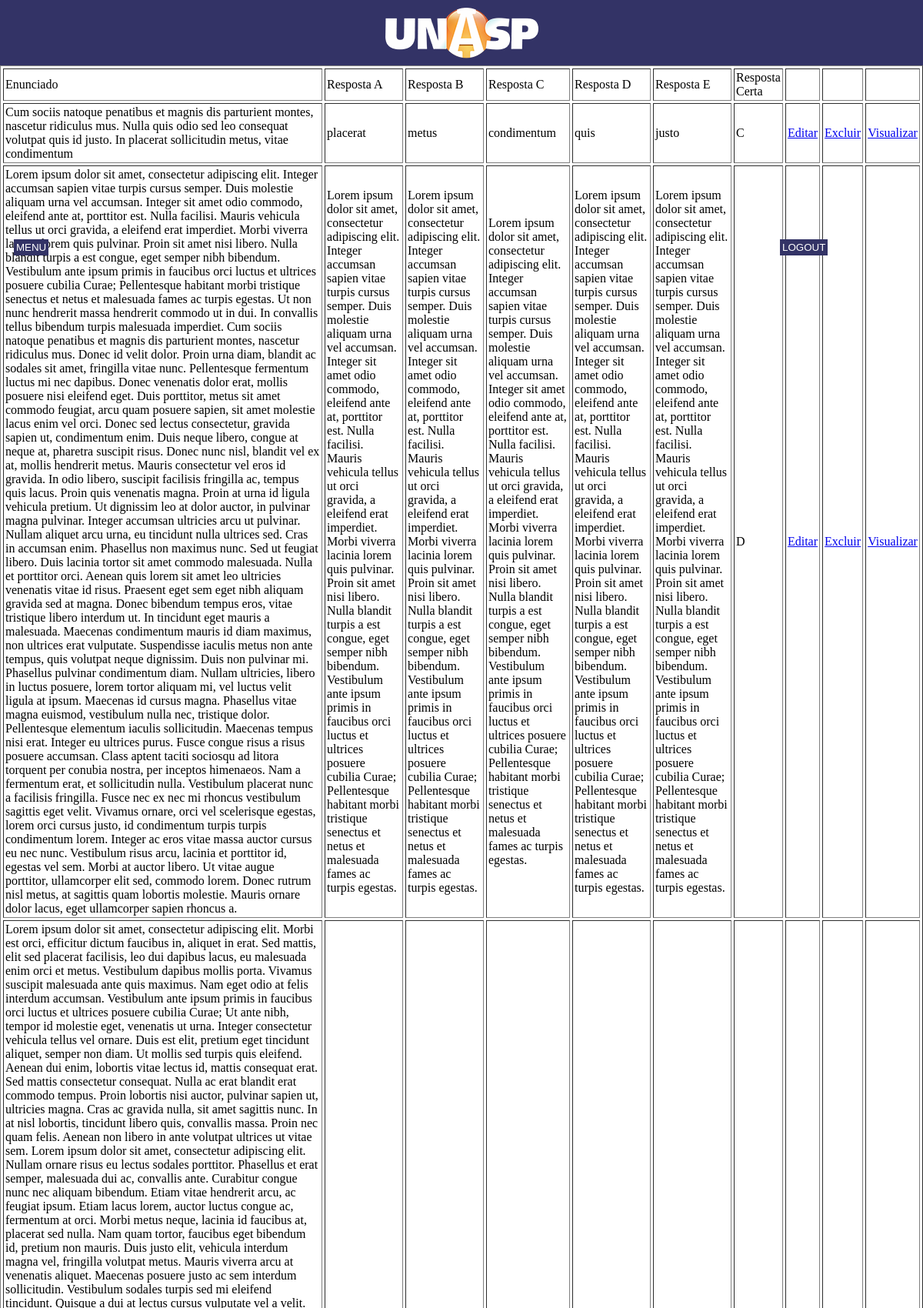
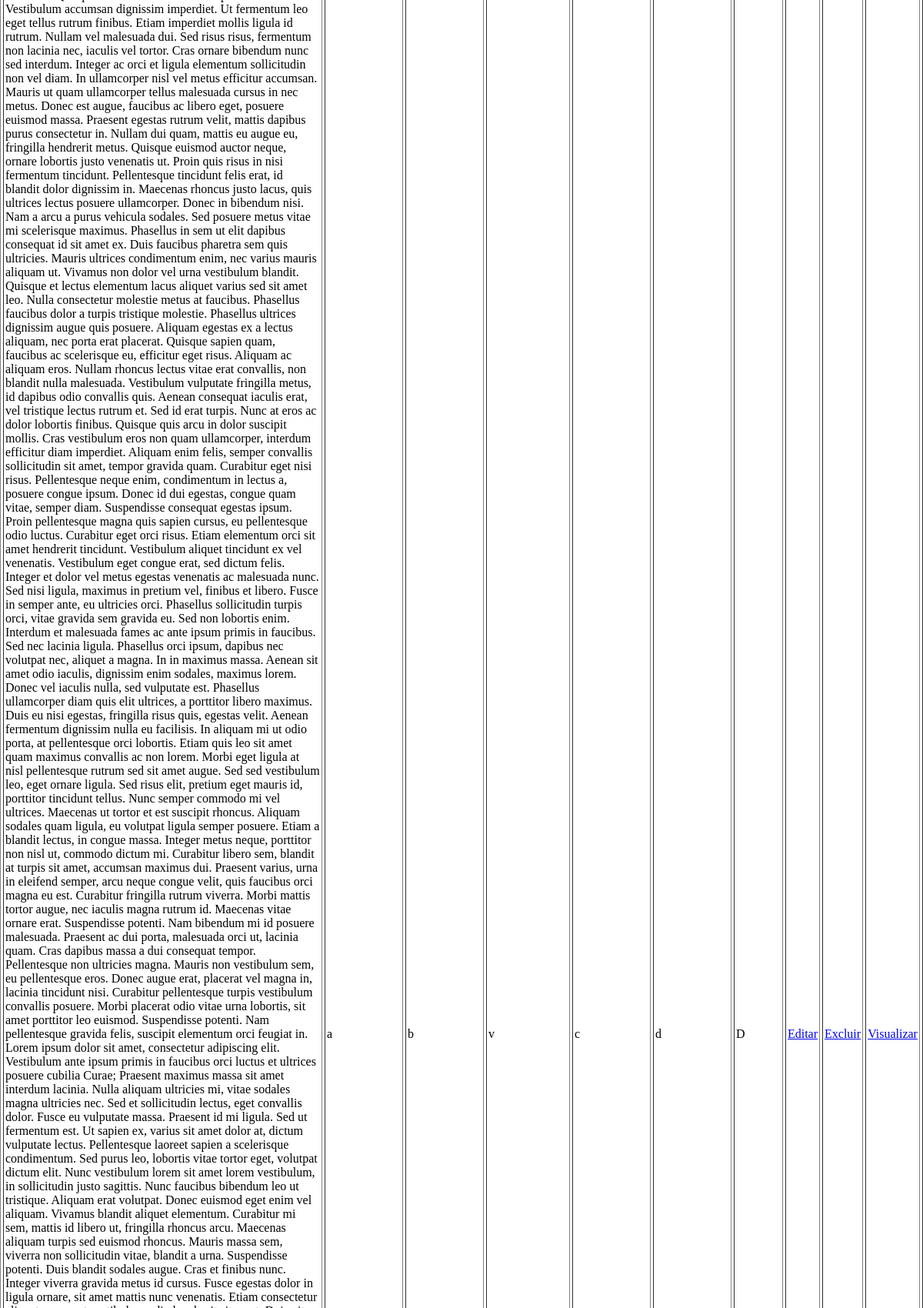
Screenshot of /Professor/listaquestoes.php?id=12 (signed in, upper part) with the database file from the repository (2 pictures, top to bottom).
### tables this page shows
CREATE TABLE `questao` (
  `id` int(11) NOT NULL AUTO_INCREMENT,
  `iddisciplina` int(11) NOT NULL,
  `titulo` mediumtext NOT NULL,
  `imagem` longtext,
  `resposta1` mediumtext NOT NULL,
  `resposta2` mediumtext NOT NULL COMMENT '	',
  `resposta3` mediumtext NOT NULL,
  `resposta4` mediumtext NOT NULL,
  `resposta5` mediumtext NOT NULL,
  `respostacorreta` varchar(1) NOT NULL,
  PRIMARY KEY (`id`),
  KEY `fk_questao_disciplina1_idx` (`iddisciplina`),
  CONSTRAINT `fk_questao_disciplina1` FOREIGN KEY (`iddisciplina`) REFERENCES `disciplina` (`id`) ON DELETE NO ACTION ON UPDATE NO ACTION
);

### classes/class_questao.php (called while the page is built, shortened)
<?php
class questao {
		function selectQuestaoByDisciplina($pdo,$id){
			$conn = $pdo->prepare("SELECT * FROM questao WHERE iddisciplina=:id");
			$conn->bindParam(":id",$id,PDO::PARAM_INT);
			$conn->execute();
			return $conn->fetchAll(PDO::FETCH_ASSOC);
		}
	}
	?>

### Professor/listaquestoes.php (the view, shortened to what this page needs)
<?php
require_once("../model/conexao.php");
require_once("../classes/class_questao.php");
$iddisciplina = $_GET['id'];
$x = new questao();
$retorno = $x->selectQuestaoByDisciplina($PDO,$iddisciplina);
?>
<!DOCTYPE html>
<html>
<head>
    <link rel="stylesheet" href="../assets/css/style.css">
</head>
<body>
 	<div class="container">
    <div class="header">
        <img src="../assets/img/UNASP.png" alt="logo unasp">
    </div>
    <nav id="menu">
            <ul type="disc">
              <li><a href="index.php">MENU</a></li>
            </ul>
            <ul id="logout" type="disc">
              <li><a href="../logout.php">Logout</a></li>
            </ul>
     </nav>
<table border='1' cellspacing='3' cellpadding='2'>
<thead>
	<td>Enunciado</td>
	<td>Resposta A</td>
	<td>Resposta B</td>
	<td>Resposta C</td>
	<td>Resposta D</td>
	<td>Resposta E</td>
	<td>Resposta Certa</td>
	<td></td>
	<td></td>
    <td></td>
</thead>
<?php foreach ($retorno as $key) {   ?>
	<tr>
		<td> <?php echo $key['titulo']; ?></a></td>
		<td> <?php echo $key['resposta1']; ?></td>
		<td> <?php echo $key['resposta2']; ?></td>
		<td> <?php echo $key['resposta3']; ?></td>
		<td> <?php echo $key['resposta4']; ?></td>
		<td> <?php echo $key['resposta5']; ?></td>
		<td> <?php echo $key['respostacorreta']; ?></td>
		<td> <a href="editaquestao.php?iddisciplina=<?php echo $iddisciplina; ?>&id=<?php echo $key['id']; ?>">Editar</a></td>
		<td> <a href="editaquestao.php?iddisciplina=<?php echo $iddisciplina; ?>&deleta=1&id=<?php echo $key['id']; ?>">Excluir</a></td>
        <td> <a href="visualizaquestao.php?iddisciplina=<?php echo $iddisciplina; ?>&idquestao=<?php echo $key['id']; ?>">Visualizar</a></td>
	</tr>
<?php } ?>
</table>
</div>
</body>
</html>

### assets/css/style.css (style rules this page uses)
* { outline: none !important; }
.container { position: absolute; top: 0; bottom: 0; left: 0; right: 0; }
.container .header { width: 100%; height: 65px; background: #333366; text-align: center; padding-top: 10px; padding-bottom: 10px; }
nav#menu { display: block; }
nav#menu ul { font-family: 'Cabin', sans-serif; font-size: 10pt; list-style: none; text-transform: uppercase; position: absolute; top: 6%; left: -2%; }
nav#menu ul#logout { font-family: 'Cabin', sans-serif; font-size: 10pt; list-style: none; text-transform: uppercase; position: absolute; top: 6%; left: 81%; }
nav#menu li { display: inline-block; background-color: #333366; padding:3px; margin: 2px; transition: background-color 1s; -webkit-transition: background-color 1s; }
nav#menu a { color:white; text-decoration: none; }
html, body { height: 100%; margin: 0; }

### rows the page displays
questao: titulo "Cum sociis natoque penatibus et magnis dis parturient montes, nascetur ridiculus mus. Nulla quis odio sed leo consequat volutpat quis id justo. In placerat sollicitudin metus, vitae condimentum", resposta1 "placerat", resposta2 "metus", resposta3 "condimentum", resposta4 "quis", resposta5 "justo", respostacorreta "C"
questao: titulo "Lorem ipsum dolor sit amet, consectetur adipiscing elit. Integer accumsan sapien vitae turpis cursus semper. Duis molestie aliquam urna vel accumsan. Integer sit amet odio commodo, eleifend ante at, porttitor est. Nulla facilisi. Mauris vehicula tellus ut orci gravida, a eleifend erat imperdiet. Morbi viverra lacinia lorem quis pulvinar. Proin sit amet nisi libero. Nulla blandit turpis a est congue, eget semper nibh bibendum. Vestibulum ante ipsum primis in faucibus orci luctus et ultrices posuere cubilia Curae; Pellentesque habitant morbi tristique senectus et netus et malesuada fames ac turpis egestas. Ut non nunc hendrerit massa hendrerit commodo ut in dui. In convallis tellus bibendum…", resposta1 "Lorem ipsum dolor sit amet, consectetur adipiscing elit. Integer accumsan sapien vitae turpis cursus semper. Duis molestie aliquam urna vel accumsan. Integer sit amet odio commodo, eleifend ante at, porttitor est. Nulla facilisi. Mauris vehicula tellus ut orci gravida, a eleifend erat imperdiet. Morbi viverra lacinia lorem quis pulvinar. Proin sit amet nisi libero. Nulla blandit turpis a est congue, eget semper nibh bibendum. Vestibulum ante ipsum primis in faucibus orci luctus et ultrices posuere cubilia Curae; Pellentesque habitant morbi tristique senectus et netus et malesuada fames ac turpis egestas.", resposta2 "Lorem ipsum dolor sit amet, consectetur adipiscing elit. Integer accumsan sapien vitae turpis cursus semper. Duis molestie aliquam urna vel accumsan. Integer sit amet odio commodo, eleifend ante at, porttitor est. Nulla facilisi. Mauris vehicula tellus ut orci gravida, a eleifend erat imperdiet. Morbi viverra lacinia lorem quis pulvinar. Proin sit amet nisi libero. Nulla blandit turpis a est congue, eget semper nibh bibendum. Vestibulum ante ipsum primis in faucibus orci luctus et ultrices posuere cubilia Curae; Pellentesque habitant morbi tristique senectus et netus et malesuada fames ac turpis egestas.", resposta3 "Lorem ipsum dolor sit amet, consectetur adipiscing elit. Integer accumsan sapien vitae turpis cursus semper. Duis molestie aliquam urna vel accumsan. Integer sit amet odio commodo, eleifend ante at, porttitor est. Nulla facilisi. Mauris vehicula tellus ut orci gravida, a eleifend erat imperdiet. Morbi viverra lacinia lorem quis pulvinar. Proin sit amet nisi libero. Nulla blandit turpis a est congue, eget semper nibh bibendum. Vestibulum ante ipsum primis in faucibus orci luctus et ultrices posuere cubilia Curae; Pellentesque habitant morbi tristique senectus et netus et malesuada fames ac turpis egestas.", resposta4 "Lorem ipsum dolor sit amet, consectetur adipiscing elit. Integer accumsan sapien vitae turpis cursus semper. Duis molestie aliquam urna vel accumsan. Integer sit amet odio commodo, eleifend ante at, porttitor est. Nulla facilisi. Mauris vehicula tellus ut orci gravida, a eleifend erat imperdiet. Morbi viverra lacinia lorem quis pulvinar. Proin sit amet nisi libero. Nulla blandit turpis a est congue, eget semper nibh bibendum. Vestibulum ante ipsum primis in faucibus orci luctus et ultrices posuere cubilia Curae; Pellentesque habitant morbi tristique senectus et netus et malesuada fames ac turpis egestas.", resposta5 "Lorem ipsum dolor sit amet, consectetur adipiscing elit. Integer accumsan sapien vitae turpis cursus semper. Duis molestie aliquam urna vel accumsan. Integer sit amet odio commodo, eleifend ante at, porttitor est. Nulla facilisi. Mauris vehicula tellus ut orci gravida, a eleifend erat imperdiet. Morbi viverra lacinia lorem quis pulvinar. Proin sit amet nisi libero. Nulla blandit turpis a est congue, eget semper nibh bibendum. Vestibulum ante ipsum primis in faucibus orci luctus et ultrices posuere cubilia Curae; Pellentesque habitant morbi tristique senectus et netus et malesuada fames ac turpis egestas.", respostacorreta "D"
questao: resposta1 "a", resposta2 "b", resposta3 "v", resposta4 "c", resposta5 "d", respostacorreta "D"
